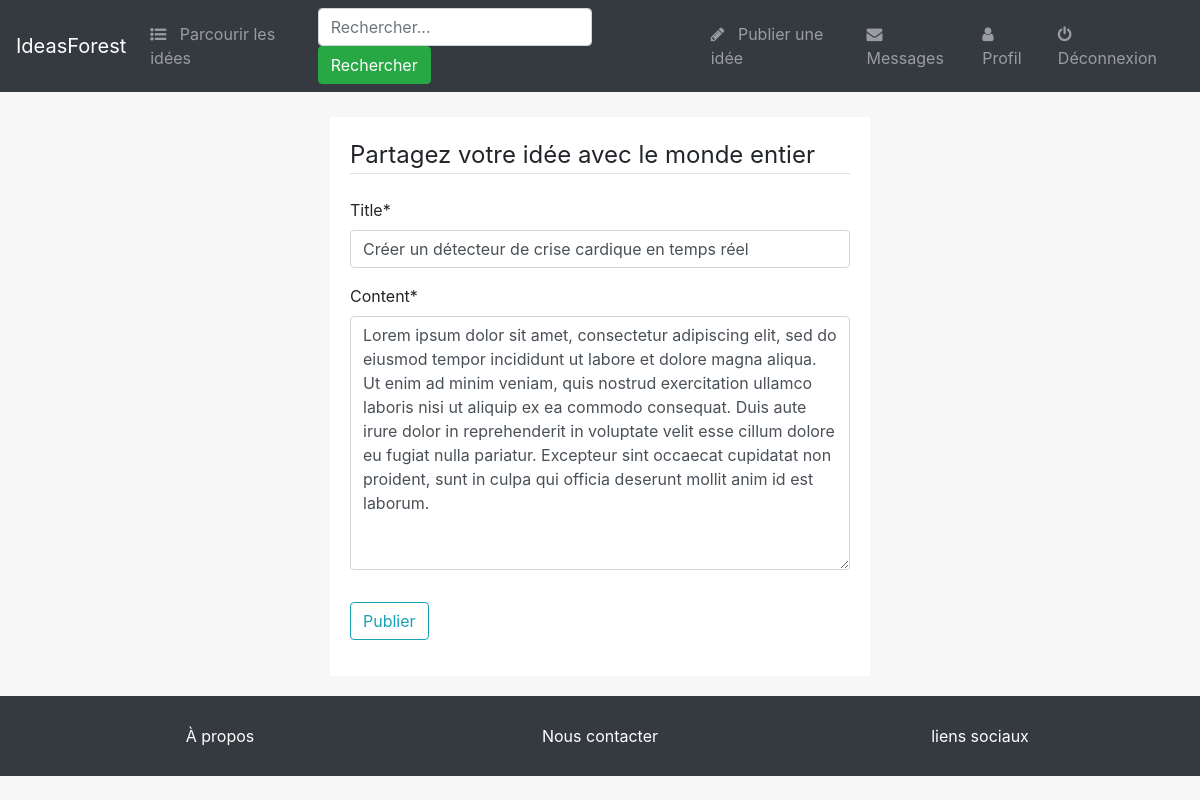
The page /post/16/update/ (signed in) on the database as committed earlier.
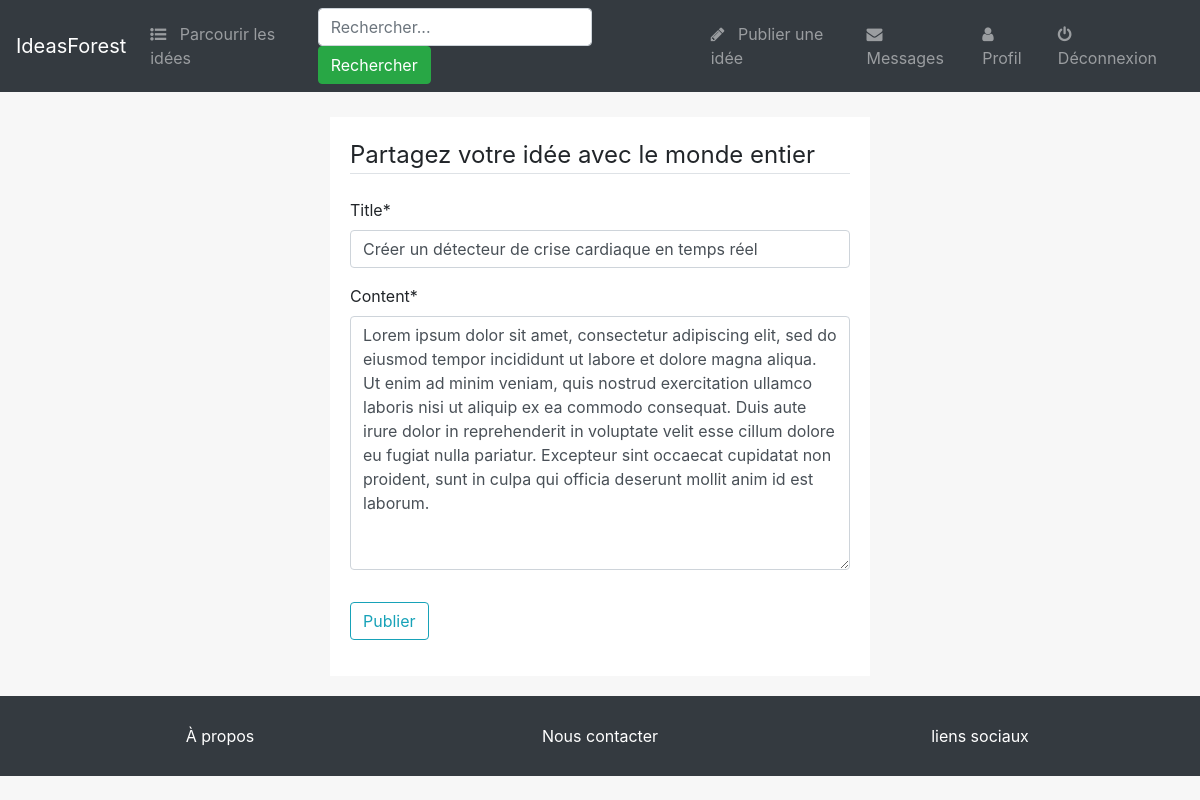
The same page on the database as committed later.
### blog/models.py (models this page shows, shortened)
class Post(models.Model):
    title = models.CharField(max_length=100)
    content = models.TextField()
    date_posted = models.DateTimeField(default=timezone.now)
    author = models.ForeignKey(User, on_delete=models.CASCADE)

### blog/views.py (the view, shortened to what this page needs)
# urls.py: path('post/<int:pk>/update/', PostUpdateView.as_view(), name='post-update'),
class PostUpdateView(LoginRequiredMixin,UserPassesTestMixin,UpdateView):
    model= Post
    fields = ['title', 'content']
    def test_func(self):
        post = self.get_object()
        return self.request.user == post.author

### blog/templates/blog/post_form.html (shortened to what this page needs)
{% extends "blog/base.html" %}
{% load crispy_forms_tags %}
{% block content %}
<div class="col-md-6 offset-md-3">
    <div class="content-section">
        <form method="POST">
            <fieldset class="form-group">
                <legend class="border-bottom mb-4">
                    Partagez votre idée avec le monde entier
                </legend>
                {{ form|crispy }}
            </fieldset>
            <div class="form-group">
                <button class="btn btn-outline-info" type="submit">
                    Publier
                </button>
            </div>
        </form>
    </div>
</div>
{% endblock content %}

Rows that differ between the two databases and show on the page:
changed Post: title "Créer un détecteur de crise cardique en temps réel" → "Créer un détecteur de crise cardiaque en temps réel"
